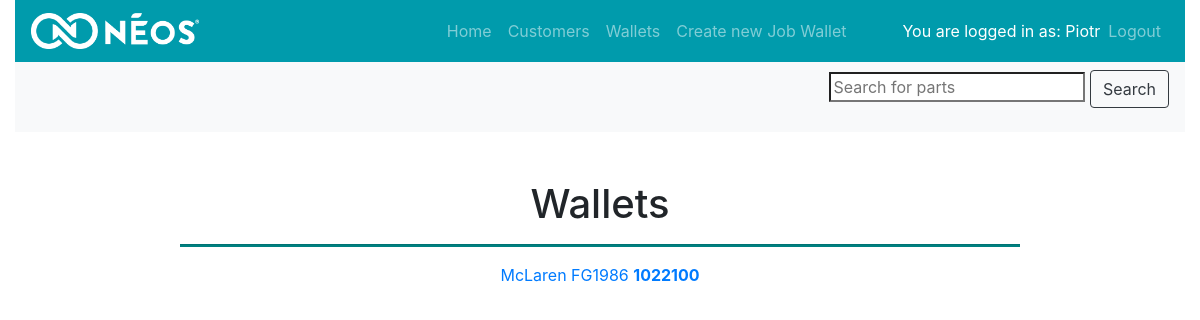
The page /records/wallets (signed in) on the database its author committed.
### records/models.py (models this page shows, shortened)
class Wallet(models.Model):
    order_number = models.CharField(max_length=7)
    order_quantity = models.IntegerField(verbose_name='quantity', default=0)
    customer_name = models.ForeignKey(Customer, related_name='wallets', on_delete=models.CASCADE, null=True)
    part_FG = models.ForeignKey(Part, related_name='part_fgs', on_delete=models.CASCADE, null=True)
    part_id = models.CharField(max_length=120, default='')
    pack_number = models.CharField(max_length=10)
    traceability_required = models.BooleanField(default=True)
    def get_absolute_url(self):
        return reverse('wallet-detail', args=[str(self.id)])
    def __str__(self):
        return self.order_number

class Customer(models.Model):
    CUSTOMERS = (
        ('McLaren', 'McLaren'),
        ('Ferrari', 'Ferrari'),
        ('Morgan', 'Morgan'),
        ('Maserati', 'Maserati'),
    )
    customer = models.CharField(max_length=120, choices=CUSTOMERS, default='Customer')
    def __str__(self):
        return self.customer

class Part(models.Model):
    customer = models.ForeignKey(Customer, on_delete=models.CASCADE, null=True)
    FGcode = models.CharField(max_length=10)
    class Meta:
        ordering = ['FGcode']
    def __str__(self):
        return self.FGcode

### records/views.py (the view)
# urls.py: path('wallets', views.WalletListView.as_view(), name='wallets'),
@method_decorator(decorators, name='dispatch')
class WalletListView(LoginRequiredMixin, generic.ListView):
    model = Wallet

### records/templates/records/wallet_list.html (shortened to what this page needs)
{% extends "base_generic.html" %}
{% block content %}
  <h1 style="text-align:center">Wallets</h1>
  {% if wallet_list %}
    {% for wallet in wallet_list %}
      <hr>
      <p><a href="{{ wallet.get_absolute_url }}">{{ wallet.customer_name }}  {{ wallet.part_FG }}  <strong>{{ wallet }}</strong></a></p>
    {% endfor %}
  {% else %}
    <p>There are no Job Wallets in the records.</p>
  {% endif %}
{% endblock %}l>

### records/templates/base_generic.html (shortened to what this page needs)
<!DOCTYPE html>
<html lang="en">
<head>
  <link rel="stylesheet" href="https://cdn.jsdelivr.net/npm/bootstrap@4.5.3/dist/css/bootstrap.min.css">
  {% load static %}
  <link rel="stylesheet" href="{% static 'css/styles.css' %}" type="text/css">
</head>
<body>
  <div class="container-fluid">
          {% block navbar %}
        <nav class="navbar navbar-expand navbar-dark" style="background-color: #009bac">
          <a class="navbar-brand" href="">
              <img src="{% static 'images/NEOS-WHITE-1.png' %}" alt="..." height="36">
          </a>
        <ul class="navbar-nav ml-auto">
            {% if request.user.is_authenticated %}
          <li class="nav-item"><a class="nav-link" href="{% url 'index' %}">Home</a></li>
          <li class="nav-item"><a class="nav-link" href="{% url 'customers' %}">Customers</a></li>
          <li class="nav-item"><a class="nav-link" href="{% url 'wallets' %}">Wallets</a></li>
          <li class="nav-item"><a class="nav-link" href="{% url 'create_wallet' %}">Create new Job Wallet</a></li>
            <li class="nav-text mt-2 ml-5">You are logged in as: {{request.user.username }}</li>
            <li class="nav-item"><a class="nav-link" href="{% url 'logout' %}">Logout</a></li>
            {% endif %}
        </ul>
        </nav>
    <nav class="navbar navbar-expand navbar-light bg-light">
        <ul class="searchbar-nav ml-auto">
            {% if request.user.is_authenticated %}
          <form class="search-form" method="post" action="{% url 'search' %}">
          <input type="search" placeholder="Search for parts" name="searched">
          <button class="btn btn-outline-dark" type="submit">Search</button>
          </form>
            {% endif %}
        </ul>
        </nav>
    </div>
     {% endblock %}
    <div class="cointaier mt-5" styles="text-align: center">
      {% block content %}
        {% endblock %}
    </div>
</body>
</html>

### records/static/css/styles.css (style rules this page uses)
.nav-text { color: white; }
hr { height: 2px; width: 70%; background: teal; margin: 20px 100; }
form { text-align: center; }
p { color: dark-grey; text-align: center; }

### rows shown on the page
Wallet: customer_name "McLaren", part_FG "FG1986", order_number "1022100"

### other values the page prints
{{ request.user.username }} "Piotr"
